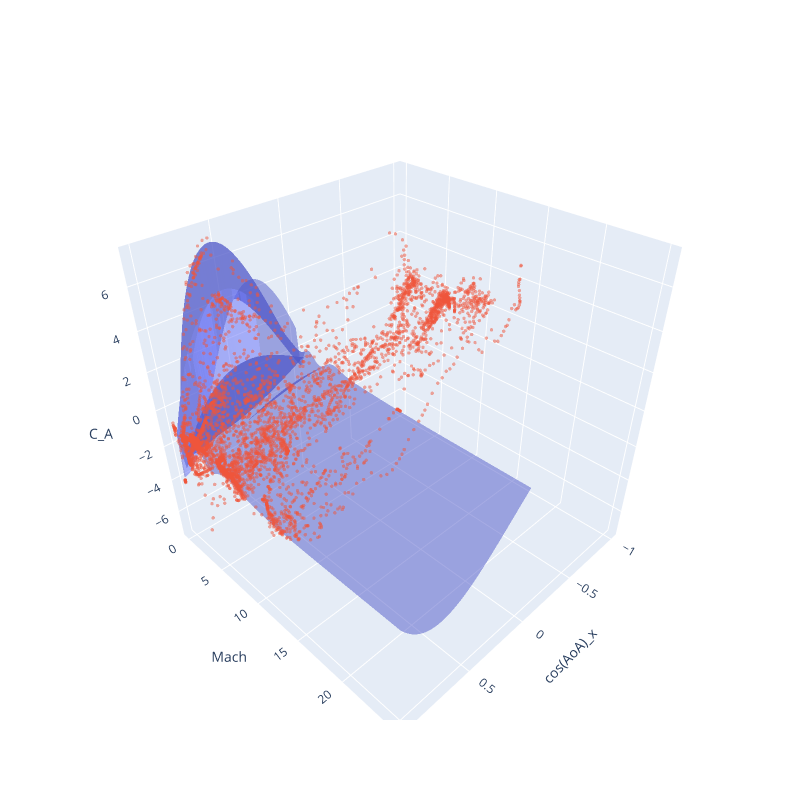
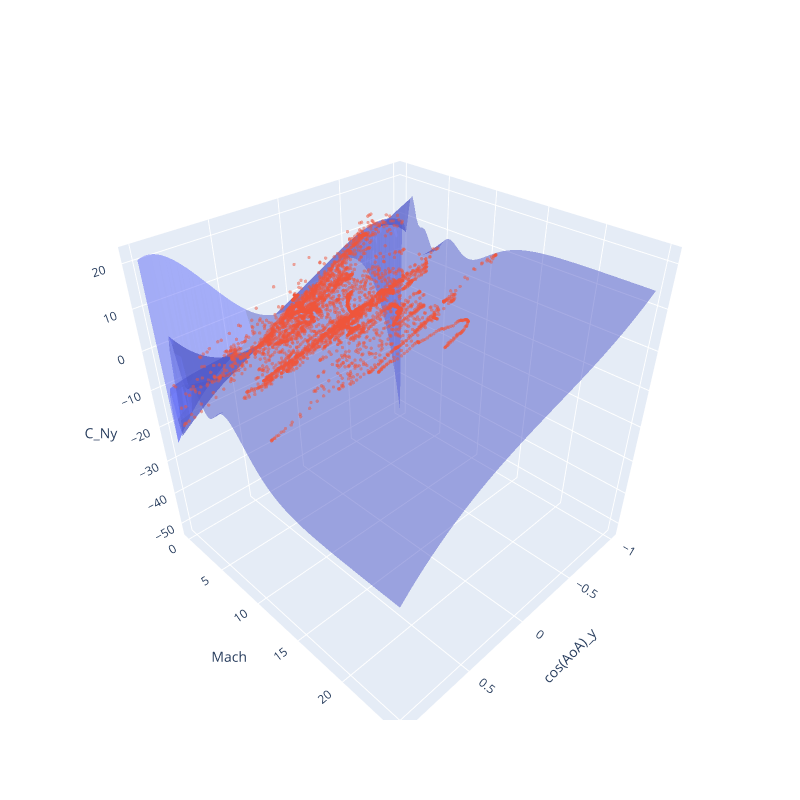
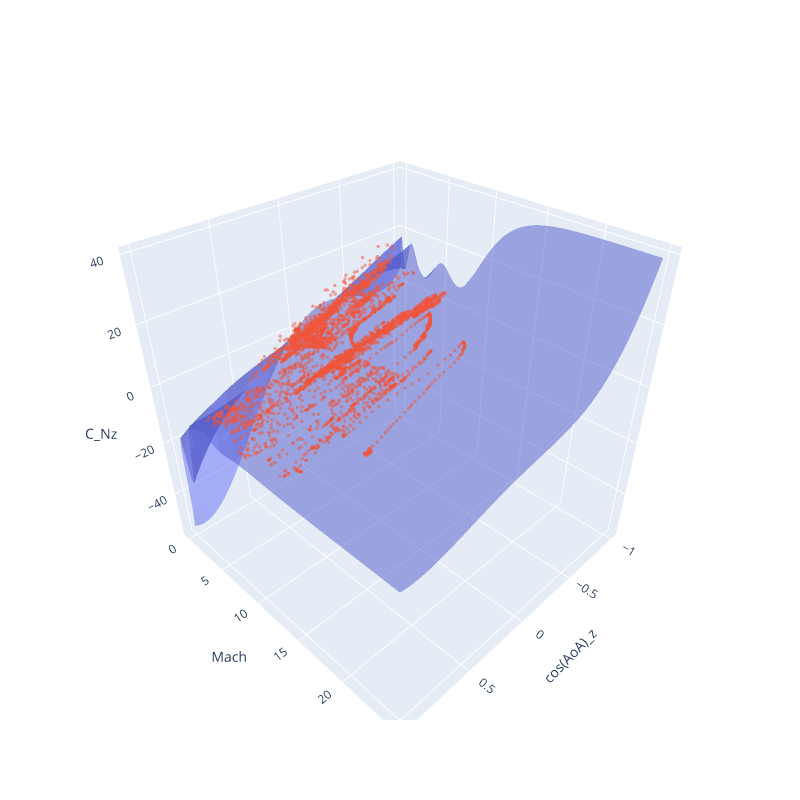

Notebook source saved alongside these figures, in order:
### Markdown cell above
### Generate and Plot Interpolated Surface ###

### Code cell
M_interp = np.linspace(0, M_max, 100)
A_interp_x = np.linspace(0, 1, 100)
A_interp_yz = np.linspace(-1, 1, 100)

Mx, Ax = np.meshgrid(M_interp, A_interp_x, indexing='ij')
Myz, Ayz = np.meshgrid(M_interp, A_interp_yz, indexing='ij')

C_A_interp = evaluate_interpolation(pre_skew(Mx), Ax, ax, M_deg, A_deg, 0, M_max, 0, 1)
C_Ny_interp = evaluate_interpolation(pre_skew(Myz), Ayz, ay, M_deg, A_deg, 0, M_max, -1, 1)
C_Nz_interp = evaluate_interpolation(pre_skew(Myz), Ayz, az, M_deg, A_deg, 0, M_max, -1, 1)

plot_data([(Ax.ravel(), Mx.ravel(), C_A_interp.ravel())   , (cos_AoA_x, mach, C_A) ], ['cos(AoA)_x', 'Mach', 'C_A'],  y_scale='linear', surface=[True, False], scatter=[False, True])
plot_data([(Ayz.ravel(), Myz.ravel(), C_Ny_interp.ravel()), (cos_AoA_y, mach, C_Ny)], ['cos(AoA)_y', 'Mach', 'C_Ny'], y_scale='linear', surface=[True, False], scatter=[False, True])
plot_data([(Ayz.ravel(), Myz.ravel(), C_Nz_interp.ravel()), (cos_AoA_z, mach, C_Nz)], ['cos(AoA)_z', 'Mach', 'C_Nz'], y_scale='linear', surface=[True, False], scatter=[False, True])

### Figure 1 — Plotly figure (JSON) as saved in the notebook; plotly's stock layout.template omitted (floating-point values rounded to 4 significant figures; data arrays with more than 128 entries replaced by an {"elided": "..."} marker saying what was removed)
{"data": [{"flatshading": true, "i": {"elided": "19602 int values"}, "j": {"elided": "19602 int values"}, "k": {"elided": "19602 int values"}, "name": "data_0_surface", "opacity": 0.5, "showscale": false, "type": "mesh3d", "x": {"elided": "10000 float values"}, "y": {"elided": "10000 float values"}, "z": {"elided": "10000 float values"}}, {"marker": {"opacity": 0.5, "size": 2}, "mode": "markers", "name": "data_1_scatter", "type": "scatter3d", "x": {"elided": "4896 float values"}, "y": {"elided": "4896 float values"}, "z": {"elided": "4896 float values"}}], "layout": {"height": 800, "scene": {"xaxis": {"title": {"text": "cos(AoA)_x"}, "type": "linear"}, "yaxis": {"title": {"text": "Mach"}, "type": "linear"}, "zaxis": {"title": {"text": "C_A"}}}, "title": {}, "width": 800}}

### Figure 2 — Plotly figure (JSON) as saved in the notebook; plotly's stock layout.template omitted (floating-point values rounded to 4 significant figures; data arrays with more than 128 entries replaced by an {"elided": "..."} marker saying what was removed)
{"data": [{"flatshading": true, "i": {"elided": "19602 int values"}, "j": {"elided": "19602 int values"}, "k": {"elided": "19602 int values"}, "name": "data_0_surface", "opacity": 0.5, "showscale": false, "type": "mesh3d", "x": {"elided": "10000 float values"}, "y": {"elided": "10000 float values"}, "z": {"elided": "10000 float values"}}, {"marker": {"opacity": 0.5, "size": 2}, "mode": "markers", "name": "data_1_scatter", "type": "scatter3d", "x": {"elided": "4896 float values"}, "y": {"elided": "4896 float values"}, "z": {"elided": "4896 float values"}}], "layout": {"height": 800, "scene": {"xaxis": {"title": {"text": "cos(AoA)_y"}, "type": "linear"}, "yaxis": {"title": {"text": "Mach"}, "type": "linear"}, "zaxis": {"title": {"text": "C_Ny"}}}, "title": {}, "width": 800}}

### Figure 3 — Plotly figure (JSON) as saved in the notebook; plotly's stock layout.template omitted (floating-point values rounded to 4 significant figures; data arrays with more than 128 entries replaced by an {"elided": "..."} marker saying what was removed)
{"data": [{"flatshading": true, "i": {"elided": "19602 int values"}, "j": {"elided": "19602 int values"}, "k": {"elided": "19602 int values"}, "name": "data_0_surface", "opacity": 0.5, "showscale": false, "type": "mesh3d", "x": {"elided": "10000 float values"}, "y": {"elided": "10000 float values"}, "z": {"elided": "10000 float values"}}, {"marker": {"opacity": 0.5, "size": 2}, "mode": "markers", "name": "data_1_scatter", "type": "scatter3d", "x": {"elided": "4896 float values"}, "y": {"elided": "4896 float values"}, "z": {"elided": "4896 float values"}}], "layout": {"height": 800, "scene": {"xaxis": {"title": {"text": "cos(AoA)_z"}, "type": "linear"}, "yaxis": {"title": {"text": "Mach"}, "type": "linear"}, "zaxis": {"title": {"text": "C_Nz"}}}, "title": {}, "width": 800}}
